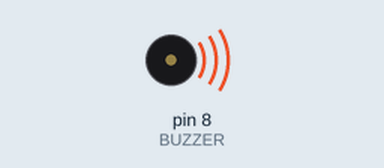
This sketch was run on a simulated Arduino Uno, built with avr-gcc and run on an emulated ATmega328P. Shown: buzzer (waves = sounding, pin HIGH).

Above: at 0.15 s.
Timing chart, 0 to 3.0 s (numbered marks = the images above):
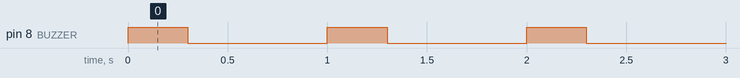

Measured:
- by itself, pin 8 (BUZZER): alternates HIGH for 0.30 s and LOW for 0.70 s

The sketch:

01_Bunyi_Alarm.ino
```cpp
const int BUZZER = 8;

void setup() {
  pinMode(BUZZER, OUTPUT);
}

void loop() {
  digitalWrite(BUZZER, HIGH);
  delay(300);
  digitalWrite(BUZZER, LOW);
  delay(700);
}
```
